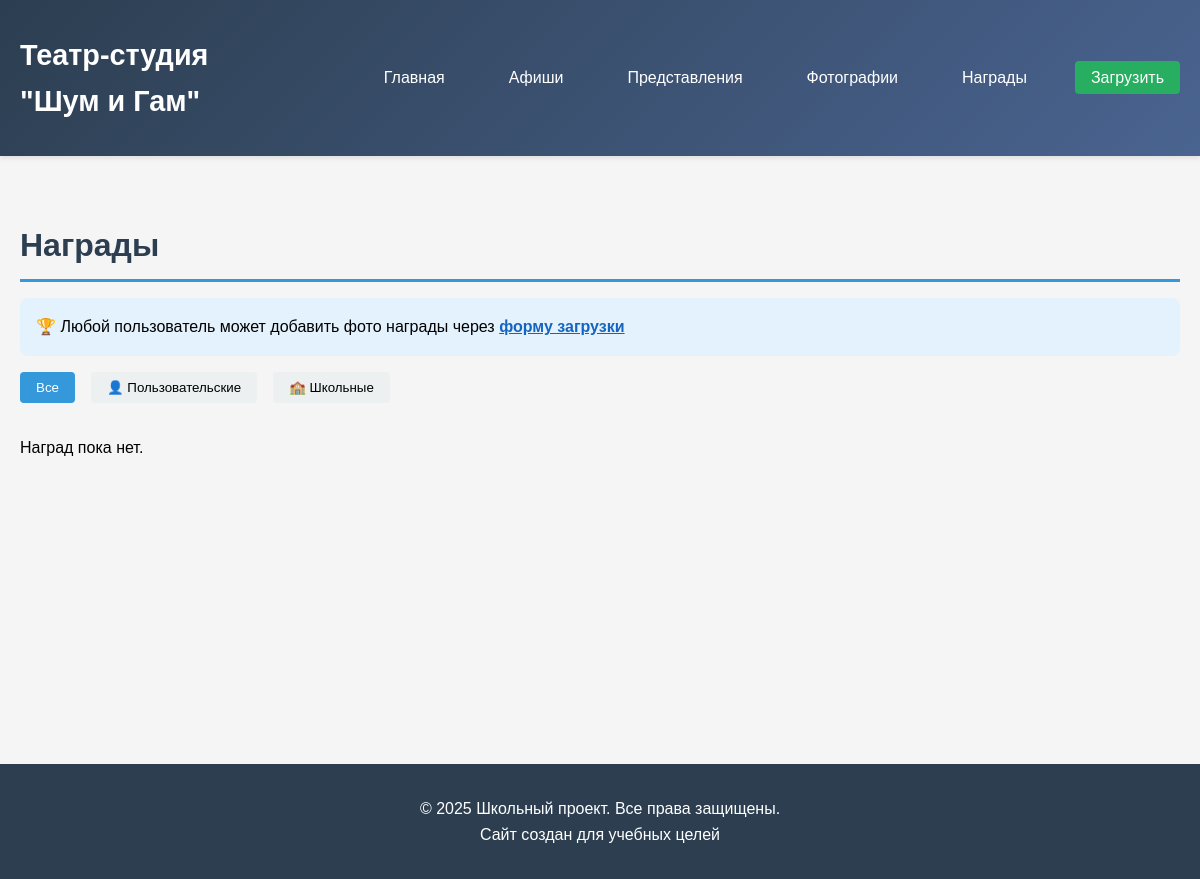
/awards/, run on an earlier commit of the app's database.
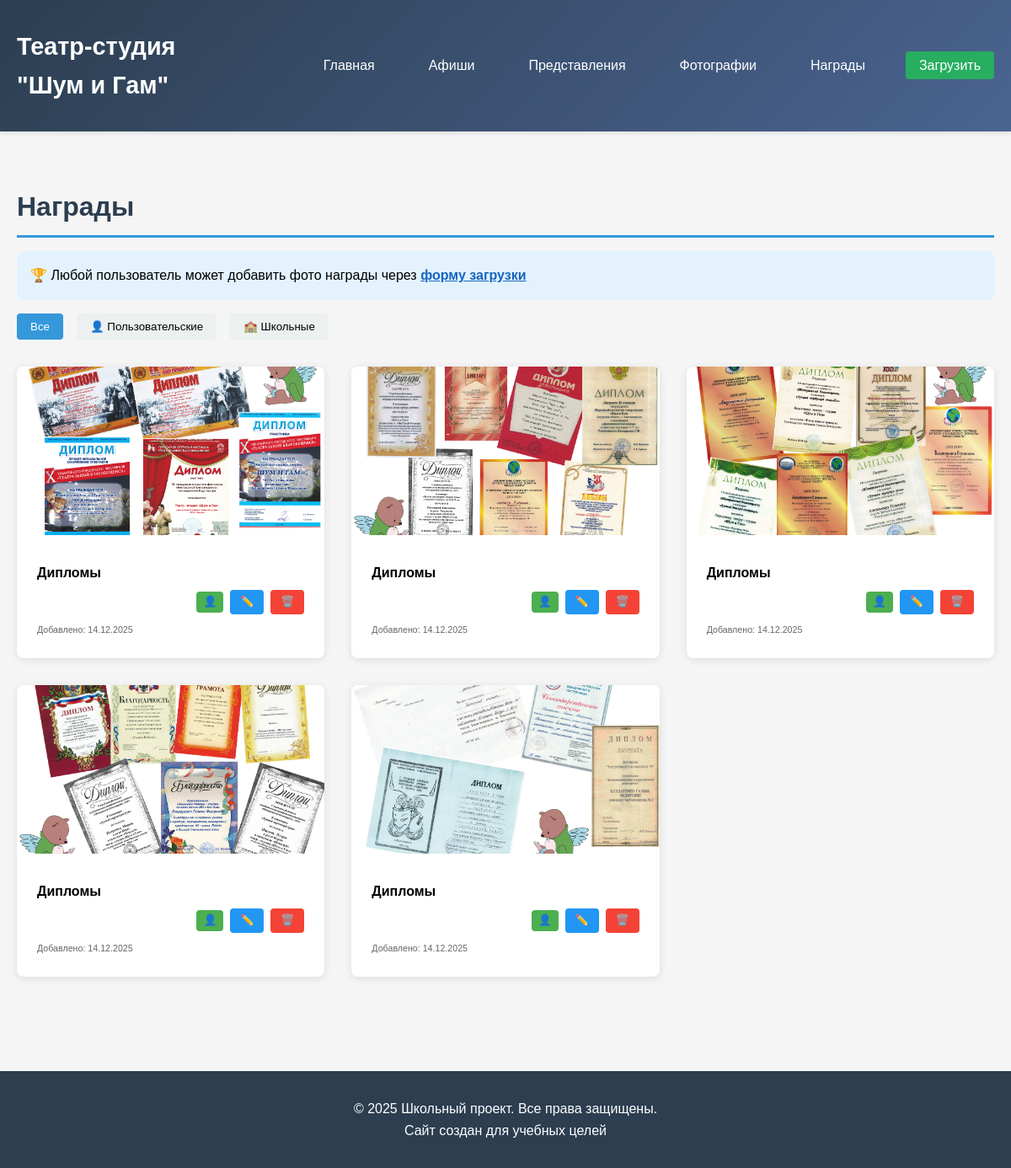
And on a later commit of the database.
### culture/models.py (models this page shows, shortened)
class UserUpload(models.Model):
    TYPE_CHOICES = [
        ('photo', 'Фотография'),
        ('video', 'Видео'),
        ('poster', 'Афиша'),
        ('award', 'Награда'),
    ]
    upload_type = models.CharField(max_length=10, choices=TYPE_CHOICES)
    title = models.CharField(max_length=200)
    description = models.TextField(blank=True)
    category = models.ForeignKey(Category, on_delete=models.SET_NULL, null=True, blank=True)
    image = models.ImageField(upload_to='user_uploads/images/', blank=True, null=True)
    video = models.FileField(upload_to='user_uploads/videos/', blank=True, null=True)
    youtube_url = models.URLField(blank=True, null=True)
    created_at = models.DateTimeField(default=timezone.now)
    def is_user_upload(self):
        return True

### culture/views.py (the view)
# urls.py: path('awards/', views.awards_list, name='awards'),
def awards_list(request):
    official_awards = Award.objects.all().order_by('-date')
    user_awards = UserUpload.objects.filter(upload_type='award').order_by('-created_at')
    all_awards = list(official_awards) + list(user_awards)
    categories = Category.objects.all()
    return render(request, 'culture/awards.html', {
        'photos': all_awards,
        'categories': categories
    })

### culture/templates/culture/awards.html (shortened to what this page needs)
{% extends 'culture/base.html' %}
{% block content %}
    <h1 class="section-title">Награды</h1>
    <div style="background: #e3f2fd; padding: 1rem; border-radius: 8px; margin-bottom: 1rem; display: flex; justify-content: space-between; align-items: center;">
        <p style="margin: 0;">🏆 Любой пользователь может добавить фото награды через <a href="{% url 'upload' %}" style="color: #1565c0; font-weight: bold;">форму загрузки</a></p>
    </div>
    <div class="category-buttons">
        <button class="category-btn active" data-category="all">Все</button>
        <button class="category-btn" data-category="user">👤 Пользовательские</button>
        <button class="category-btn" data-category="official">🏫 Школьные</button>
    </div>
    <div class="grid" id="photos-grid">
        {% for photo in photos %}
        <div class="card photo-card"
             data-category="{% if photo.category %}{{ photo.category.id }}{% else %}none{% endif %}"
             data-type="{% if photo.is_user_upload %}user{% else %}official{% endif %}">
            {% if photo.image %}
            <img src="{{ photo.image.url }}" alt="{{ photo.title }}" class="photo-image">
            {% endif %}
            <div class="card-content">
                <h4>{{ photo.title }}</h4>
                <div style="display: flex; justify-content: space-between; align-items: center; margin-top: 0.5rem;">
                    {% if photo.is_user_upload %}
                    <div style="display: flex; gap: 0.5rem; align-items: center;">
                        <span style="background: #4caf50; color: white; padding: 2px 8px; border-radius: 4px; font-size: 0.8rem;">
                            👤
                        </span>
                        <a href="{% url 'edit_upload' photo.pk %}" style="background: #2196f3; color: white; padding: 0.25rem 0.75rem; border-radius: 4px; font-size: 0.8rem; text-decoration: none;">
                            ✏️
                        </a>
                        <a href="{% url 'delete_upload' photo.pk %}" style="background: #f44336; color: white; padding: 0.25rem 0.75rem; border-radius: 4px; font-size: 0.8rem; text-decoration: none;">
                            🗑️
                        </a>
                    </div>
                    {% else %}
                    <span></span>
                    {% endif %}
                </div>
                <p style="margin-top: 0.5rem; font-size: 0.8rem; color: #666;">
                    <small>Добавлено:
                        {% if photo.uploaded_at %}
                            {{ photo.uploaded_at|date:"d.m.Y" }}
                        {% elif photo.date %}
                            {{ photo.date|date:"d.m.Y" }}
                        {% else %}
                            {{ photo.created_at|date:"d.m.Y" }}
                        {% endif %}
                    </small>
                </p>
            </div>
        </div>
        {% empty %}
        <p>Наград пока нет.</p>
        {% endfor %}
    </div>
{% endblock %}

### culture/templates/culture/base.html (shortened to what this page needs)
<!DOCTYPE html>
<html lang="ru">
<head>
</head>
<body>
    <header>
        <div class="container">
            <nav>
                <a href="{% url 'home' %}" class="logo">Театр-студия <br>"Шум и Гам"</a>
                <ul class="nav-links">
                    <li><a href="{% url 'home' %}">Главная</a></li>
                    <li><a href="{% url 'posters' %}">Афиши</a></li>
                    <li><a href="{% url 'performances' %}">Представления</a></li>
                    <li><a href="{% url 'photos' %}">Фотографии</a></li>
                    <li><a href="{% url 'awards' %}">Награды</a></li>
                    <li><a href="{% url 'upload' %}" style="background: #27ae60;">Загрузить</a></li>
                </ul>
            </nav>
        </div>
    </header>
    <main>
        <div class="container">
            {% block content %}
            {% endblock %}
        </div>
    </main>
    <footer>
        <div class="container">
            <p>© 2025 Школьный проект. Все права защищены.</p>
            <p>Сайт создан для учебных целей</p>
        </div>
    </footer>
    {% load static %}
</body>
</html>

### culture/templates/culture/base.html (style rules this page uses)
* { margin: 0; padding: 0; box-sizing: border-box; }
body { font-family: 'Arial', sans-serif; line-height: 1.6; background-color: #f5f5f5; }
header { background: linear-gradient(135deg, #2c3e50, #4a6491); color: white; padding: 1rem 0; box-shadow: 0 2px 5px rgba(0,0,0,0.1); }
.container { max-width: 1200px; margin: 0 auto; padding: 0 20px; }
nav { display: flex; justify-content: space-between; align-items: center; padding: 1rem 0; }
.logo { font-size: 1.8rem; font-weight: bold; color: white; text-decoration: none; }
.nav-links { display: flex; list-style: none; gap: 2rem; }
.nav-links a { color: white; text-decoration: none; padding: 0.5rem 1rem; border-radius: 4px; transition: background-color 0.3s; }
main { padding: 2rem 0; min-height: 70vh; }
.section-title { color: #2c3e50; margin: 2rem 0 1rem; padding-bottom: 0.5rem; border-bottom: 3px solid #3498db; }
.grid { display: grid; grid-template-columns: repeat(auto-fill, minmax(300px, 1fr)); gap: 2rem; margin: 2rem 0; }
.card { background: white; border-radius: 8px; overflow: hidden; box-shadow: 0 2px 10px rgba(0,0,0,0.1); transition: transform 0.3s; }
.card img { width: 100%; height: 200px; object-fit: cover; }
.card-content { padding: 1.5rem; position: relative; }
footer { background: #2c3e50; color: white; text-align: center; padding: 2rem 0; margin-top: 3rem; }
.category-buttons { display: flex; gap: 1rem; margin: 1rem 0; flex-wrap: wrap; }
.category-btn { padding: 0.5rem 1rem; background: #ecf0f1; border: none; border-radius: 4px; cursor: pointer; transition: background-color 0.3s; }
.category-btn.active { background: #3498db; color: white; }

What changed in the data, as far as the page shows it:
added UserUpload: image (picture), title "Дипломы", created_at "14.12.2025"
added UserUpload: image (picture), title "Дипломы", created_at "14.12.2025"
added UserUpload: image (picture), title "Дипломы", created_at "14.12.2025"
added UserUpload: image (picture), title "Дипломы", created_at "14.12.2025"
added UserUpload: image (picture), title "Дипломы", created_at "14.12.2025"
Also different on the page:
text no longer shown: "Наград пока нет."
